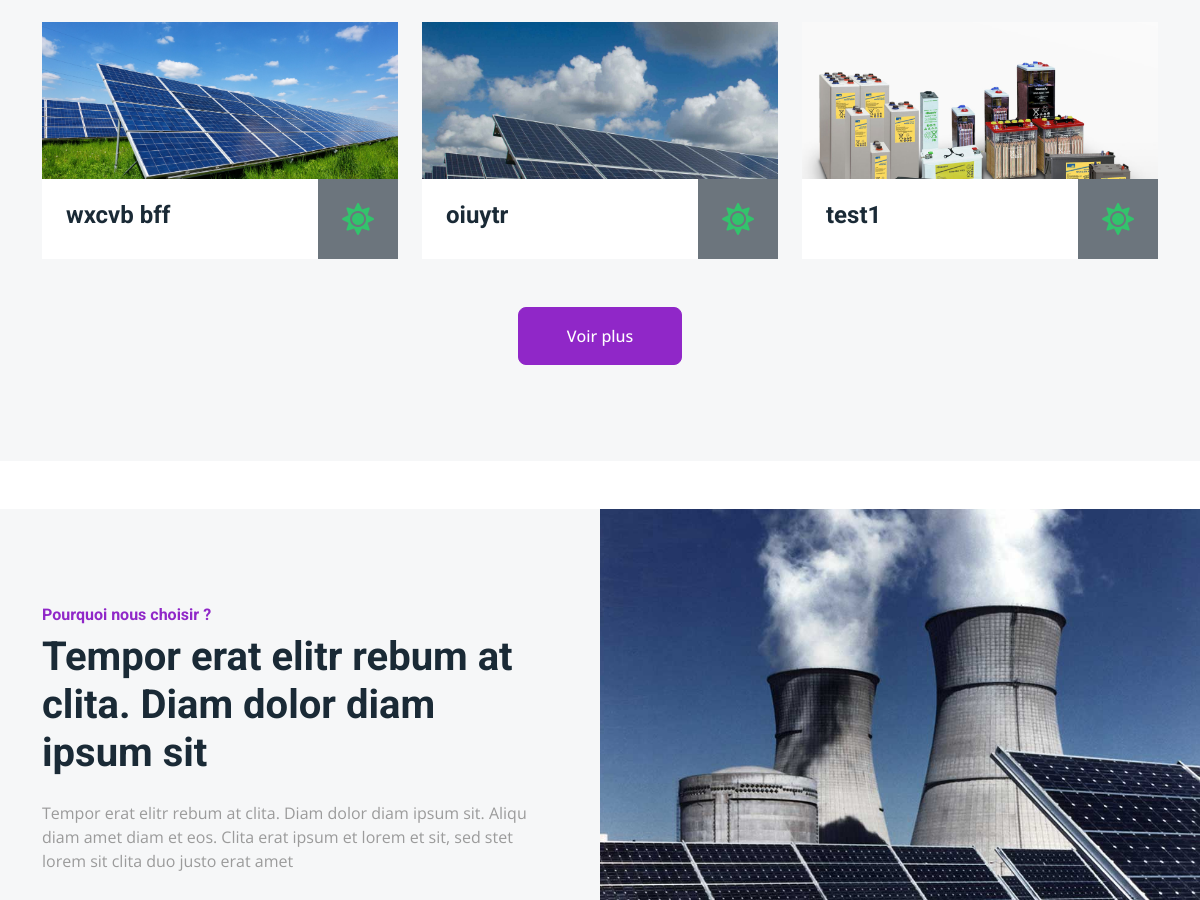
/ (middle part), run on an earlier commit of the app's database.
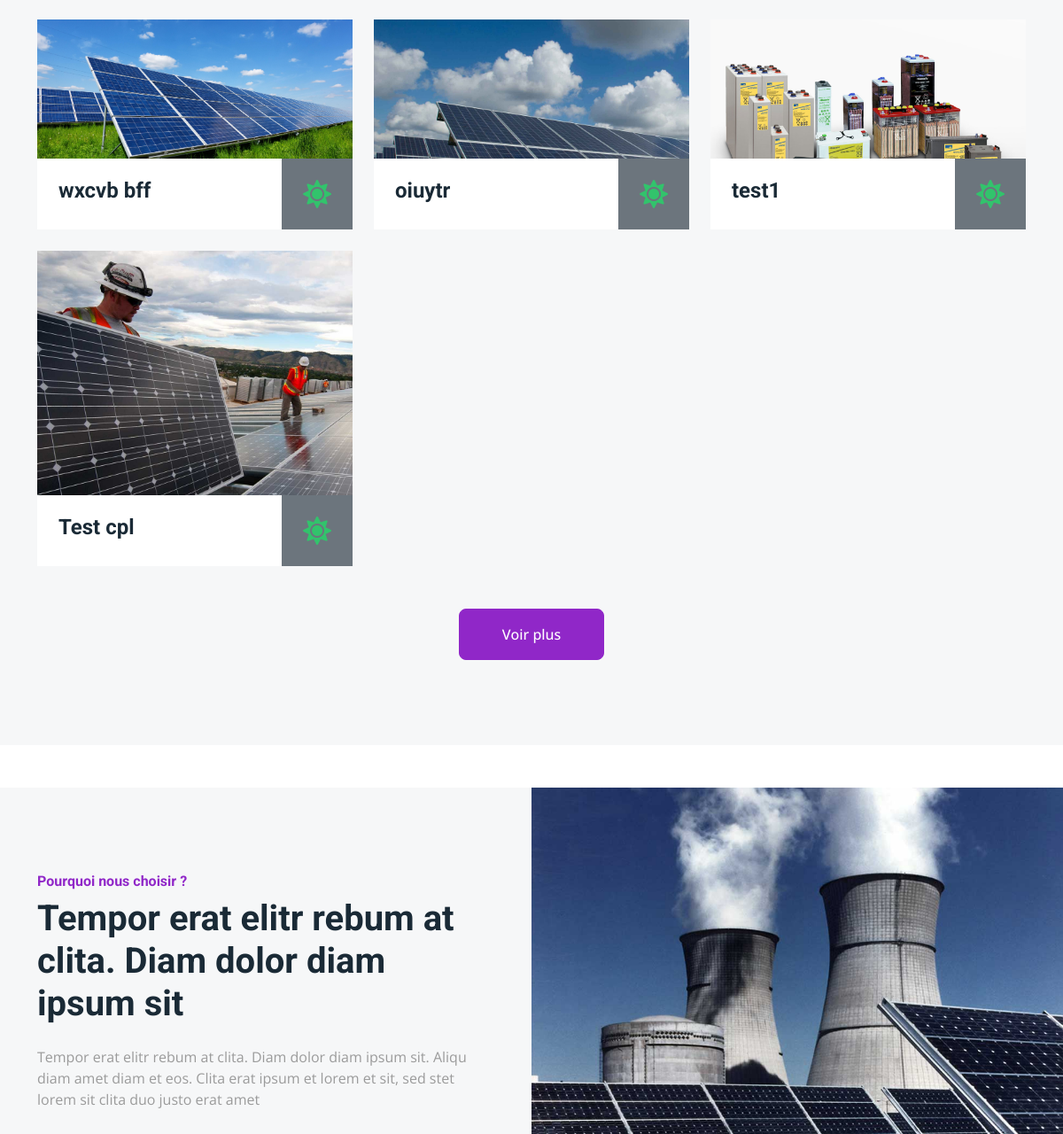
And on a later commit of the database.
### Dashboard/models.py (models this page shows, shortened)
class Article(models.Model):
    DISPONIBLE = 'disponible'
    NON_DISPONIBLE = 'non disponible'
    CHOIX_STATUT = [(DISPONIBLE,'Disponible'), (NON_DISPONIBLE, 'Non disponible'),]  # liste de tuple pour le choix du statut d'un article
    Nom_article = models.CharField(max_length=50, unique=True)
    Marque_atc = models.CharField(max_length=25, blank=True, null=True)
    Categorie_atc = models.ForeignKey(Categorie, on_delete=models.CASCADE)
    Quantite_atc = models.IntegerField(validators=[MinValueValidator(0)], blank=True, null = True)
    Prix_atc = models.DecimalField(max_digits=10, decimal_places=2, null=True, blank=True)
    Description1_atc = models.CharField(max_length=256, blank=True, null = True)
    Description2_atc = models.TextField(blank=True, null = True)
    Image1_atc = models.ImageField(upload_to='images_articles/', blank=True, null=True)
    Image2_atc = models.ImageField(upload_to='images_articles/', blank=True, null=True)
    Image3_atc = models.ImageField(upload_to='images_articles/', blank=True, null=True)
    Image4_atc = models.ImageField(upload_to='images_articles/', blank=True, null=True)

### Home/views.py (the view)
# urls.py: path("", views.home, name="home"),
def home(request):
    article = Article.objects.all()
    categories = Categorie.objects.all()
    services = Services.objects.all()
    context = {'article':article, 'categories':categories, 'services':services}
    return render(request,"home/index.html", context)

### Home/templates/home/index.html (shortened to what this page needs)
{% extends "home/base.html" %}
{% load static %}
{% load humanize %}
{% block content %}
        <div class="container-fluid product bg-light pb-5">
            <div class="container pb-5">
                <div class="row g-4">
                        {% for article in article %}
                    <div class="col-lg-4 wow fadeInUp" data-wow-delay="0.2s">
                        <div class="product-item">
                            <div class="product-img">
                                {% if article.Image1_atc %}
                                    <img src="{{article.Image1_atc.url}}" class="img-fluid w-100" alt="Image">
                                {% else %}
                                    <img src="{% static "img1/OIP.jpg" %}" class="img-fluid w-100" alt="No Image">
                                {% endif %}
                            </div>
                            <div class="product-tytle">
                                <div class="d-flex align-items-center ps-4 w-100">
                                    <h4> {{article.Nom_article}} </h4>
                                </div>
                                <div class="btn-xl-square bg-secondary p-4" style="width: 80px; height: 80px;">
                                    <i class="fas fa-sun text-primary fa-2x "></i>
                                </div>
                            </div>
                        </div>
                    </div>
                        {% endfor %}
                    <div class="col-12 text-center wow fadeInUp" data-wow-delay="0.2s">
                        <a class="btn btn-secondary py-3 px-5 mt-4 custom-color" href="{% url "article" %}">Voir plus</a>
                    </div>
                </div>
            </div>
        </div>
    <div class="container-fluid bg-light overflow-hidden my-5 px-lg-0">
        <div class="container feature px-lg-0">
            <div class="row g-0 mx-lg-0">
                <div class="col-lg-6 feature-text py-5 wow fadeIn" data-wow-delay="0.1s">
                    <div class="p-lg-5 ps-lg-0">
                        <h6 class="text-color">Pourquoi nous choisir ?</h6>
                        <h1 class="mb-4">Tempor erat elitr rebum at clita. Diam dolor diam ipsum sit</h1>
                        <p class="mb-4 pb-2">Tempor erat elitr rebum at clita. Diam dolor diam ipsum sit. Aliqu diam amet diam et eos. Clita erat ipsum et lorem et sit, sed stet lorem sit clita duo justo erat amet</p>
                        <div class="row g-4">
                        </div>
                    </div>
                </div>
                <div class="col-lg-6 pe-lg-0 wow fadeIn" data-wow-delay="0.5s" style="min-height: 400px;">
                    <div class="position-relative h-100">
                        <img class="position-absolute img-fluid w-100 h-100" src="{% static "img/feature.jpg" %}" style="object-fit: cover;" alt="">
                    </div>
                </div>
            </div>
        </div>
    </div>
    {% endblock %}

What changed in the data, as far as the page shows it:
added Article: Image1_atc (picture), Nom_article "Test cpl"
